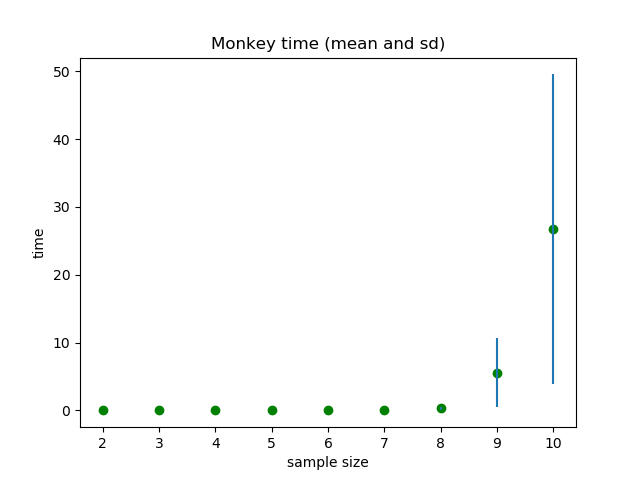
#> input picture HW_11_monkey.png, 640 x 480 px
$ python HW_23_Task_3_application.py HW_11_monkey.png --path .
#> lines starting #> are read from the running program, lines starting #| are printed output that depends on the picture
import matplotlib.pyplot as plt
from PIL import Image
import numpy as np
import argparse
import os


# Task 3. Сделать приложение по применению фильтров (то есть с интерфейсом) (15 баллов)
# kernels
line3_1 = np.array([ [0, 1, 0],
                    [0, 1, 0],
                    [0, 1, 0]])
line3_2 = np.array([ [1, 0, 0],
                    [0, 1, 0],
                    [0, 0, 1]])
line5_1 = np.array([[1, 0, 0, 0, 1],
                    [1, 0, 0, 0, 1],
                    [1, 0, 0, 0, 1],
                    [1, 0, 0, 0, 1],
                    [1, 0, 0, 0, 1]])
line5_2 = np.array([[1, 0, 0, 0, 0],
                    [0, 1, 0, 0, 0],
                    [0, 0, 1, 0, 0],
                    [0, 0, 0, 1, 0],
                    [0, 0, 0, 0, 1]])
ring3 = np.array([ [0, -1, 0],
                    [-1, 2, -1],
                    [0, -1, 0]])
ring5 = np.array([[0, 0, -1, 0, 0],
                 [0, -1, -1, -1, 0],
                 [-1, -1, 11, -1, -1],
                 [0, -1, -1, -1, 0],
                 [0, 0, -1, 0, 0]])
filters = {'line3_1' : line3_1, 'line3_2' : line3_2, 'line5_1' : line5_1, 'line5_2' : line5_2, 'ring3' : ring3, 'ring5' : ring5}

# Argparse part
parser = argparse.ArgumentParser(prog='filter_app', description='app help to improve your photo')
parser.add_argument('img', type=str, metavar='photo_file_name', help='name of the file with your photo')
parser.add_argument('-p', '--path', default = '', type=str, metavar='path_to_photo', help='path to the directory with your photo')
parser.add_argument('-k', '--kernel', default = 'line3_1', type=str, metavar='matrix',
                    help='matrix that is a filter: '
                         'line3_1 (default) - 3x3, search the vertical lines, '
                         'line3_2 - 3x3, search the lines like \, '
                         'line5_1 - 5x5, search the vertical lines, '
                         'line5_2 - 5x5, search the lines like \, '
                         'ring3 - 3x3, search the circles, '
                         'ring5 - 5x5, search the circles')

args = parser.parse_args()
args = args.__dict__
# print(args)

def convolve(img, path, kernel):
    """
    Make convolution of img with kernel, assuming stride is equal to 1
    :param img: path to file with photo
    :param kernel: 2d n x n np.array
    :return: filtered photo
    """
#> called with img = 'HW_11_monkey.png', path = '.', kernel = 'line3_1'
    img = os.path.join(path, img)
    kernel = filters[kernel]
    img = Image.open(img)
#> img is the input picture: PIL image 640x480 RGBA; mean R, G, B, A 250.9, 251.4, 251.3, 255
    data = np.array(img)[:, :, 0:3]
    n = kernel.shape[0]
    kernel = kernel.reshape((n, n, 1))

    # Assuming kernel is n x n and stride equals to 1
    modified = np.zeros_like(data)
    for row in range(n//2, data.shape[0] - (n-1)):
        for col in range(n//2, data.shape[1] - (n-1)):
            modified[row, col] = (data[row:row + n, col:col + n] * kernel).sum()
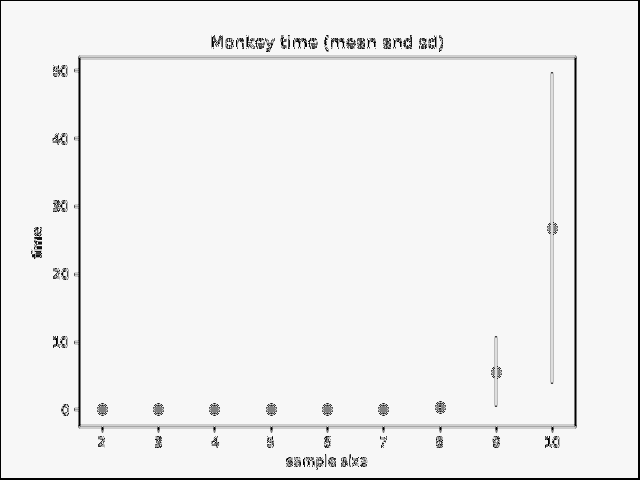
#> modified: shape (480, 640, 3); min 0, max 255, mean 240
    return modified

modified = convolve(args['img'], args['path'], args['kernel'])
plt.imshow(modified, cmap='gray')
plt.axis('off')
new_name = 'new_' + args["img"]
new_img = os.path.join(args['path'], new_name)
plt.savefig(new_img)
print(f'новое фото сохранено в файл {new_img}')
